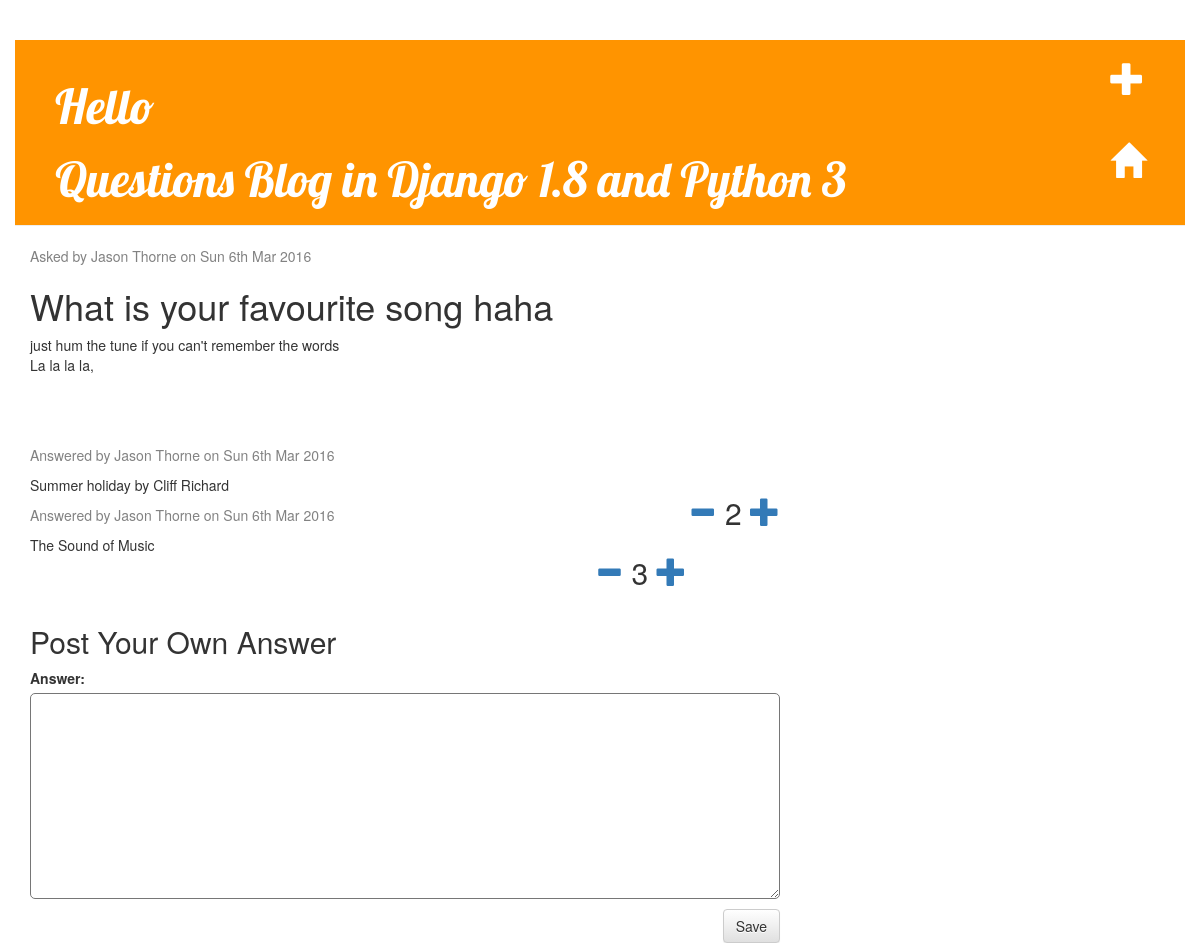
The page /blog/answerquestion/7/ (signed in) on the database its author committed.
### project/blog/models.py (models this page shows, shortened)
class Question(models.Model):
    when_asked = models.DateTimeField(auto_now=True)
    title = models.CharField(max_length=255)
    description = models.TextField()
    original_poster = models.ForeignKey(Poster, related_name='op')

class Poster(models.Model):
    user = models.OneToOneField(User, related_name='poster')

class Answer(models.Model):
    when_answered = models.DateTimeField(auto_now=True)
    author = models.ForeignKey(Poster, related_name='author')
    question = models.ForeignKey(Question, related_name='answers')
    answer = models.TextField()
    votes = models.IntegerField(default=0)

### project/blog/views.py (the view, shortened to what this page needs)
# urls.py: url(r'^answerquestion/(?P<question_pk>\d+)/$', AnswerAddView.as_view(),\
class AnswerAddView(LoginRequiredMixin, CreateView):
    model = Answer
    fields = ['answer']
    success_url = reverse_lazy('questionList')
    def get_context_data(self, **kwargs):
        context = super(AnswerAddView, self).get_context_data(**kwargs)
        myQuestion = Question.objects.get(pk=self.kwargs['question_pk'])
        context['question'] = myQuestion
        return context

### project/blog/views.py (called while the page is built)
    def get_context_data(self, **kwargs):
        context = super(LoginRequiredMixin, self).get_context_data(**kwargs)
        context['request'] = self.request
        return context

### templates/blog/answer_form.html (shortened to what this page needs)
{% extends "base.html" %}
{% block content %}
<div class="content container">
    <div class="row">
        <div class="col-md-8">
            <div class="post">
                <div class="date">
                <p>Asked by
                {{ question.original_poster.user.first_name }}
                {{ question.original_poster.user.last_name }} on
                {{ question.when_asked|date:"D jS M Y" }}
                </p>
                </div>
                <h1>{{ question.title }}</h1>
                <p>{{ question.description|linebreaks }}</p>
            </div>
            <div class="post">
            {% for ans in question.answers.all %}
                <div class="date">
                <P>Answered by {{ ans.author.user.first_name }} {{ ans.author.user.last_name }} on
                {{ ans.when_answered|date:"D jS M Y" }}
                </P>
                </div>
                <h2 class="alignright">
                    <a href="{% url 'answerMinus' ans.id %}">
                    <span class="glyphicon glyphicon-minus"></span>
                    </a>
                    {{ ans.votes }}
                    <a href="{% url 'answerPlus' ans.id %}">
                    <span class="glyphicon glyphicon-plus"></span>
                    </a>
                </h2>
                <p>{{ ans.answer|linebreaks }}</p>
            {% endfor %}
            </div>
            <h2>Post Your Own Answer</h2>
            <form action="" method="post" class="post-form">
                {{ form.as_p }}
                <button type="submit" class="save btn btn-default">Save</button>
            </form>
{% endblock %}

### static_local/css/core.css (style rules this page uses)
body { padding-left: 15px; padding-right: 15px; }
.content { margin-left: 40px; }
h1, h2, h3, h4 { font-family: 'Lobster', cursive; }
.date { color: #828282; }
.alignright { text-align: right; }
.save { float: right; }
.post-form textarea, .post-form input { width: 100%; }
.post { margin-bottom: 70px; }
.alignright { float: right; }
input, textarea { border-radius: 5px; }

### rows shown on the page
Question: original_poster.user.first_name "Jason", original_poster.user.last_name "Thorne", when_asked "Sun 6th Mar 2016", title "What is your favourite song haha", description "just hum the tune if you can't remember the words La la la la,"
Answer: author.user.first_name "Jason", author.user.last_name "Thorne", when_answered "Sun 6th Mar 2016", votes "2", answer "Summer holiday by Cliff Richard"
Answer: author.user.first_name "Jason", author.user.last_name "Thorne", when_answered "Sun 6th Mar 2016", votes "3", answer "The Sound of Music"
